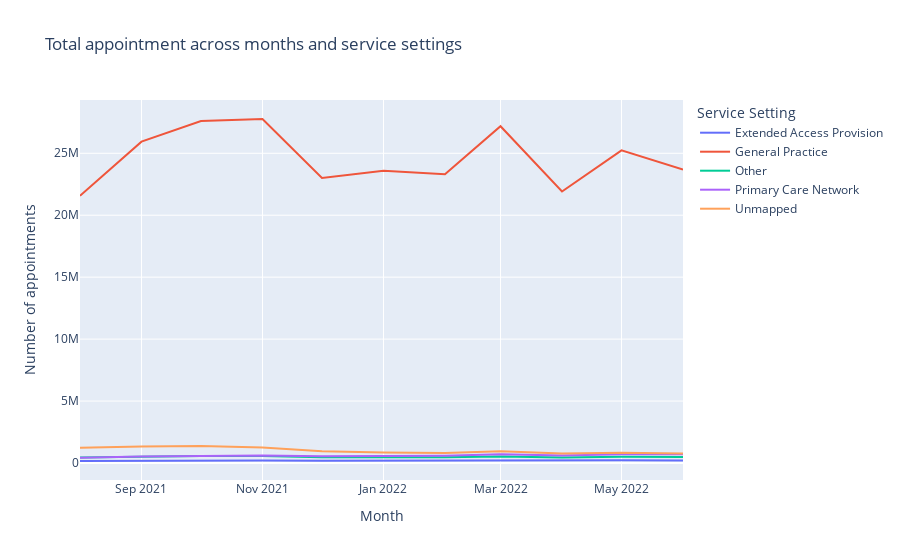

Source (notebook cell):
### Markdown cell above
**Service settings:**

### Code cell
# Plot the appointments over the available date range, and review the service settings for months.
# Create a lineplot.
fig = px.line(nc_ss, x = 'appointment_month', y = 'count_of_appointments', color = 'service_setting',
                 title = 'Total appointment across months and service settings', 
                 labels = {'appointment_month': 'Month',
                           'count_of_appointments': 'Number of appointments',
                           'service_setting': 'Service Setting'})
fig.show()

### Figure 1 — Plotly figure (JSON) as saved in the notebook; plotly's stock layout.template omitted (floating-point values rounded to 4 significant figures)
{"data": [{"hovertemplate": "Service Setting=Extended Access Provision<br>Month=%{x}<br>Number of appointments=%{y}<extra></extra>", "legendgroup": "Extended Access Provision", "line": {"color": "#636efa", "dash": "solid"}, "mode": "lines", "name": "Extended Access Provision", "orientation": "v", "showlegend": true, "type": "scatter", "x": ["2021-08", "2021-09", "2021-10", "2021-11", "2021-12", "2022-01", "2022-02", "2022-03", "2022-04", "2022-05", "2022-06"], "xaxis": "x", "y": [160927, 187906, 209539, 207577, 173504, 186375, 196627, 231905, 192284, 220511, 209652], "yaxis": "y"}, {"hovertemplate": "Service Setting=General Practice<br>Month=%{x}<br>Number of appointments=%{y}<extra></extra>", "legendgroup": "General Practice", "line": {"color": "#EF553B", "dash": "solid"}, "mode": "lines", "name": "General Practice", "orientation": "v", "showlegend": true, "type": "scatter", "x": ["2021-08", "2021-09", "2021-10", "2021-11", "2021-12", "2022-01", "2022-02", "2022-03", "2022-04", "2022-05", "2022-06"], "xaxis": "x", "y": [21575852, 25940821, 27606171, 27767889, 23008818, 23583053, 23305934, 27187368, 21916791, 25238620, 23680374], "yaxis": "y"}, {"hovertemplate": "Service Setting=Other<br>Month=%{x}<br>Number of appointments=%{y}<extra></extra>", "legendgroup": "Other", "line": {"color": "#00cc96", "dash": "solid"}, "mode": "lines", "name": "Other", "orientation": "v", "showlegend": true, "type": "scatter", "x": ["2021-08", "2021-09", "2021-10", "2021-11", "2021-12", "2022-01", "2022-02", "2022-03", "2022-04", "2022-05", "2022-06"], "xaxis": "x", "y": [449101, 527174, 556487, 558784, 464718, 457440, 456153, 530677, 437402, 503327, 478813], "yaxis": "y"}, {"hovertemplate": "Service Setting=Primary Care Network<br>Month=%{x}<br>Number of appointments=%{y}<extra></extra>", "legendgroup": "Primary Care Network", "line": {"color": "#ab63fa", "dash": "solid"}, "mode": "lines", "name": "Primary Care Network", "orientation": "v", "showlegend": true, "type": "scatter", "x": ["2021-08", "2021-09", "2021-10", "2021-11", "2021-12", "2022-01", "2022-02", "2022-03", "2022-04", "2022-05", "2022-06"], "xaxis": "x", "y": [432448, 530485, 564981, 614324, 539479, 569044, 585300, 702176, 606270, 712280, 700599], "yaxis": "y"}, {"hovertemplate": "Service Setting=Unmapped<br>Month=%{x}<br>Number of appointments=%{y}<extra></extra>", "legendgroup": "Unmapped", "line": {"color": "#FFA15A", "dash": "solid"}, "mode": "lines", "name": "Unmapped", "orientation": "v", "showlegend": true, "type": "scatter", "x": ["2021-08", "2021-09", "2021-10", "2021-11", "2021-12", "2022-01", "2022-02", "2022-03", "2022-04", "2022-05", "2022-06"], "xaxis": "x", "y": [1233843, 1336115, 1366656, 1256496, 954257, 839562, 811246, 942912, 760313, 820770, 758640], "yaxis": "y"}], "layout": {"legend": {"title": {"text": "Service Setting"}, "tracegroupgap": 0}, "title": {"text": "Total appointment across months and service settings"}, "xaxis": {"anchor": "y", "domain": [0, 1], "title": {"text": "Month"}}, "yaxis": {"anchor": "x", "domain": [0, 1], "title": {"text": "Number of appointments"}}}}
